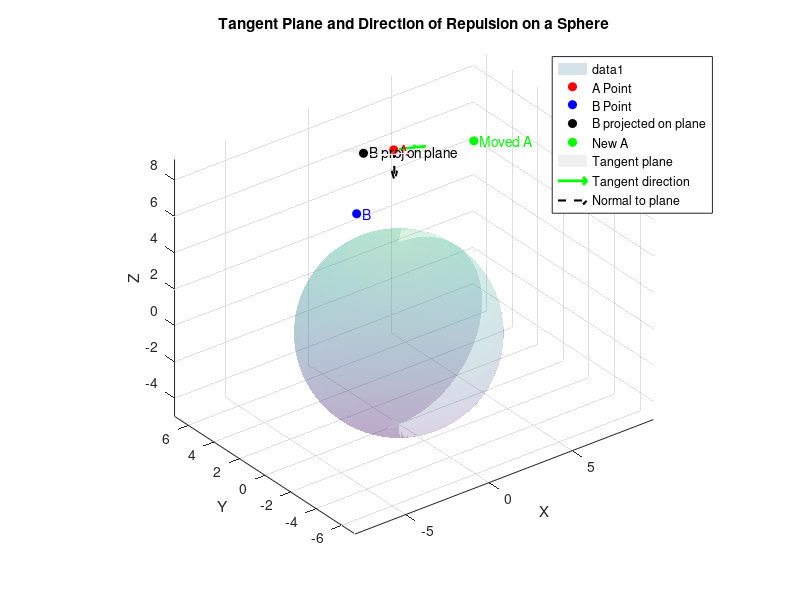

This chart was generated by the following MATLAB code:
clear; clc; close all;

% Define the points in 3D space
point1 = [2, 3, 8];  % Example point 1
point2 = [-1, 2, 6]; % Example point 2

% Define the sphere
radius = 5;
center = [0, 0, 0];

% Project points to the sphere
% points_on_sphere = projectToSphere([point1; point2], radius);
% A_point = points_on_sphere(1, :);
% B_point = points_on_sphere(2, :);

A_point = point1;
B_point = point2;

A_norm = A_point / norm(A_point);
B_norm = B_point / norm(B_point);

% Compute tangent direction (great-circle direction)
tangent_dir = B_norm - dot(B_norm, A_norm) * A_norm;  % projection of B onto tangent plane at A
tangent_dir = -tangent_dir / norm(tangent_dir);        % direction away from B on the sphere

% Compute projected point of B onto tangent plane at A
B_proj_on_plane = B_norm - dot(B_norm, A_norm) * A_norm; % projection vector
B_proj_on_plane = A_point + B_proj_on_plane * radius;    % move it to plane position near A

% Define a small step along the tangent direction
step_size = 5; % just for visualization
new_A = A_point + tangent_dir * step_size; 

%new_A_proj = (new_A / norm(new_A)) * radius;

% Create a figure
figure;
hold on; axis equal; grid on;

% Plot the sphere
[X, Y, Z] = sphere(60);
surf(radius*X, radius*Y, radius*Z, 'FaceAlpha', 0.2, 'EdgeColor', 'none');

% Plot the points
plot3(A_point(1), A_point(2), A_point(3), 'ro', 'MarkerFaceColor', 'r', 'DisplayName','A Point');
plot3(B_point(1), B_point(2), B_point(3), 'bo', 'MarkerFaceColor', 'b', 'DisplayName','B Point');
plot3(B_proj_on_plane(1), B_proj_on_plane(2), B_proj_on_plane(3), 'ko', 'MarkerFaceColor', 'k', 'DisplayName','B projected on plane');
plot3(new_A(1), new_A(2), new_A(3), 'go', 'MarkerFaceColor', 'g', 'DisplayName','New A');
%plot3(new_A_proj(1), new_A_proj(2), new_A_proj(3), 'go', 'MarkerFaceColor', 'g', 'DisplayName','New A Proj');

% Draw the tangent plane at A
plane_size = 2;
% Create orthogonal basis vectors on the tangent plane
if abs(A_norm(3)) < 0.9
    temp = [0 0 1];
else
    temp = [1 0 0];
end
v1 = cross(A_norm, temp); v1 = v1 / norm(v1);
v2 = cross(A_norm, v1);   v2 = v2 / norm(v2);

% Plane grid
[s1, s2] = meshgrid(linspace(-plane_size, plane_size, 10));
plane_points = A_point' + v1'*s1(:)' + v2'*s2(:)';
X_plane = reshape(plane_points(1,:), size(s1));
Y_plane = reshape(plane_points(2,:), size(s1));
Z_plane = reshape(plane_points(3,:), size(s1));
surf(X_plane, Y_plane, Z_plane, 'FaceAlpha', 0.3, 'FaceColor', [0.8 0.8 0.8], 'EdgeColor','none', 'DisplayName','Tangent plane');

% Draw tangent direction arrow
quiver3(A_point(1), A_point(2), A_point(3), tangent_dir(1), tangent_dir(2), tangent_dir(3), 2, 'g', 'LineWidth', 2, 'DisplayName','Tangent direction');
quiver3(A_point(1), A_point(2), A_point(3), -A_norm(1), -A_norm(2), -A_norm(3), 1.5, 'k--', 'LineWidth', 1.5, 'DisplayName','Normal to plane');

% Labels
text(A_point(1), A_point(2), A_point(3), '  A', 'Color','r','FontSize',10);
text(B_point(1), B_point(2), B_point(3), '  B', 'Color','b','FontSize',10);
text(B_proj_on_plane(1), B_proj_on_plane(2), B_proj_on_plane(3), '  B proj on plane', 'Color','k','FontSize',10);
text(new_A(1), new_A(2), new_A(3), '  Moved A', 'Color','g','FontSize',10);
%text(new_A_proj(1), new_A_proj(2), new_A_proj(3), 'New A Proj', 'Color','g','FontSize',10);

xlabel('X'); ylabel('Y'); zlabel('Z');
title('Tangent Plane and Direction of Repulsion on a Sphere');
legend('show');
view(3);
hold off;

% Helper function: project points to sphere
function pts_on_sphere = projectToSphere(points, R)
    norms = sqrt(sum(points.^2, 2));
    pts_on_sphere = R * (points ./ norms);
end
